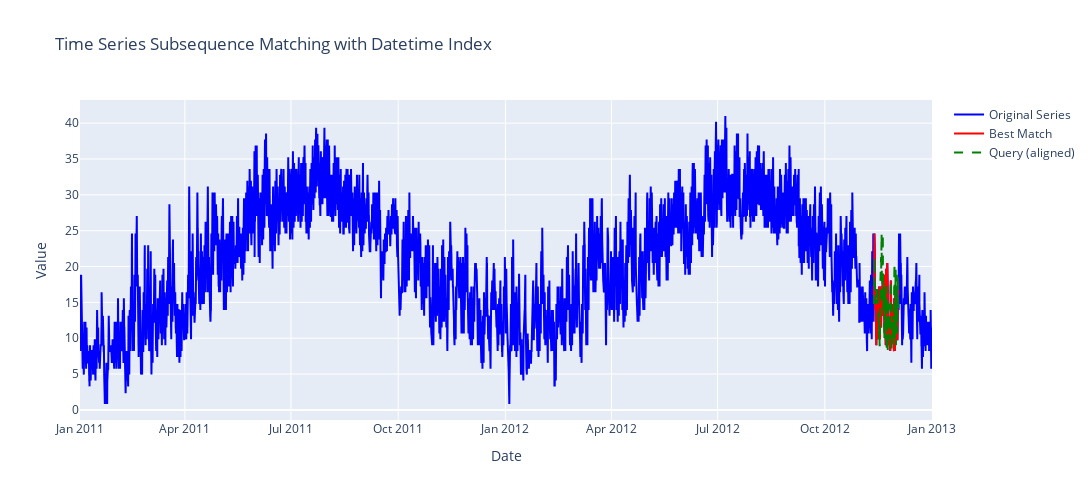

Notebook source saved alongside this figure:
### Code cell
import plotly.graph_objects as go

# Example with pandas Series
long_series = data["temp"]
#query = X_new.loc[chunck_start:chunck_end, 'temp']
query = data["temp"].iloc[-1000:-500].copy().iloc[::-1]
# Find most similar subsequence
index, dist, segment, quality = find_most_similar_subsequence(long_series, query)
print(f'Best match starts at index: {index}, Distance: {dist:.4f}, Match Quality (Correlation): {quality:.4f}')

# Plot using Plotly
fig = go.Figure()

# Add original series
fig.add_trace(go.Scatter(
    x=long_series.index,
    y=long_series.values,
    mode='lines',
    name='Original Series',
    line=dict(color='blue')
))

# Add best match
fig.add_trace(go.Scatter(
    x=segment.index,
    y=segment.values,
    mode='lines',
    name='Best Match',
    line=dict(color='red', width=2)
))

# Add query (aligned)
fig.add_trace(go.Scatter(
    x=segment.index,
    y=query,
    mode='lines',
    name='Query (aligned)',
    line=dict(color='green', dash='dash')
))

# Update layout
fig.update_layout(
    title='Time Series Subsequence Matching with Datetime Index',
    xaxis_title='Date',
    yaxis_title='Value',
    width=1200,
    height=500
)

fig.show()

### Figure 1 — Plotly figure (JSON) as saved in the notebook; plotly's stock layout.template omitted (floating-point values rounded to 4 significant figures; data arrays with more than 128 entries replaced by an {"elided": "..."} marker saying what was removed)
{"data": [{"line": {"color": "blue"}, "mode": "lines", "name": "Original Series", "type": "scatter", "x": {"elided": "17544 str values"}, "y": {"elided": "17544 float values"}}, {"line": {"color": "red", "width": 2}, "mode": "lines", "name": "Best Match", "type": "scatter", "x": {"elided": "500 str values"}, "y": {"elided": "500 float values"}}, {"line": {"color": "green", "dash": "dash"}, "mode": "lines", "name": "Query (aligned)", "type": "scatter", "x": {"elided": "500 str values"}, "y": {"elided": "500 float values"}}], "layout": {"height": 500, "title": {"text": "Time Series Subsequence Matching with Datetime Index"}, "width": 1200, "xaxis": {"title": {"text": "Date"}}, "yaxis": {"title": {"text": "Value"}}}}
